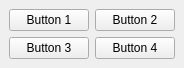
<?xml version="1.0" encoding="UTF-8"?>
<ui version="4.0">
 <class>MainWindow</class>
 <widget class="QMainWindow" name="widget">
  <property name="geometry">
   <rect>
    <x>0</x>
    <y>0</y>
    <!-- Will automatically resize -->
    <width>1</width>
    <height>1</height>
   </rect>
  </property>
  <property name="windowTitle">
   <string>MainWindow</string>
  </property>
  <widget class="QWidget" name="centralwidget">
   <layout class="QGridLayout" name="gridLayout">
    <item row="0" column="0">
     <widget class="QPushButton" name="pushButton">
      <property name="text">
       <string>Button 1</string>
      </property>
     </widget>
    </item>
    <item row="0" column="1">
     <widget class="QPushButton" name="pushButton_2">
      <property name="text">
       <string>Button 2</string>
      </property>
     </widget>
    </item>
    <item row="1" column="0">
     <widget class="QPushButton" name="pushButton_3">
      <property name="text">
       <string>Button 3</string>
      </property>
     </widget>
    </item>
    <item row="1" column="1">
     <widget class="QPushButton" name="pushButton_4">
      <property name="text">
       <string>Button 4</string>
      </property>
     </widget>
    </item>
   </layout>
  </widget>
 </widget>
 <resources/>
 <connections/>
</ui>
